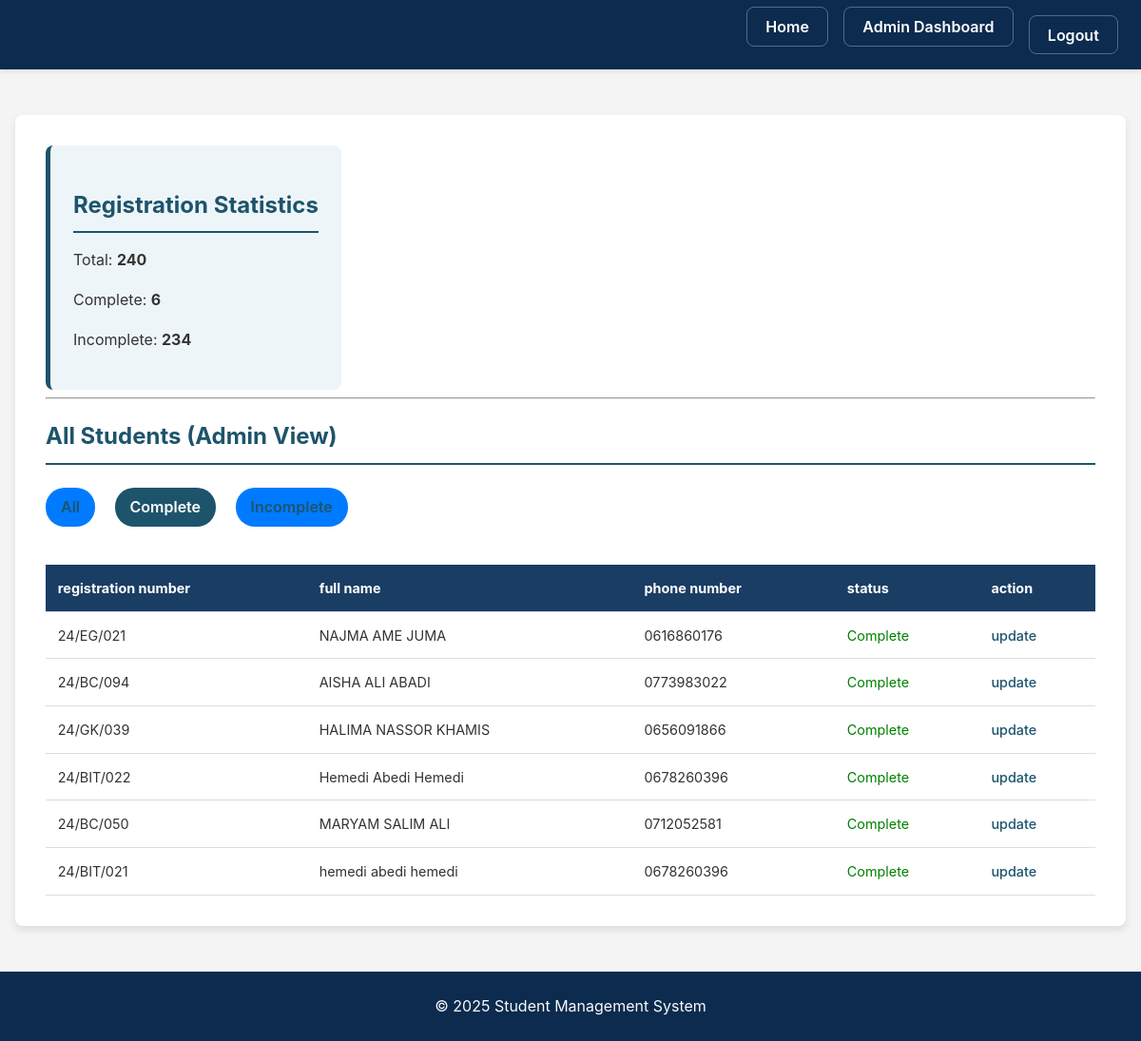
/dashboard/?filter=registered (signed in), run on the app's committed database.
### students/models.py (models this page shows, shortened)
class Student(models.Model):
    registration_number = models.CharField(max_length=50, unique=True, verbose_name="Namba ya Usajili")
    full_name = models.CharField(max_length=255, unique=True, verbose_name="Jina Kamili")
    phone_number = models.CharField(max_length=15, blank=True, null=True, verbose_name="Namba ya Simu")
    is_registered = models.BooleanField(default=False)

### students/views.py (the view)
# urls.py: path('dashboard/', student_dashboard, name='student_dashboard'),
@login_required
@user_passes_test(lambda u: u.is_superuser)
def student_dashboard(request):
    filter_by = request.GET.get('filter')
    if filter_by == 'registered':
        students = Student.objects.filter(is_registered=True)
    elif filter_by == 'unregistered':
        students = Student.objects.filter(is_registered=False)
    else:
        students = Student.objects.all()
    stats = Student.objects.aggregate(
        total_students=Count('id'),
        registered_count=Count('id', filter=Q(is_registered=True))
    )
    total_students = stats['total_students']
    registered_count = stats['registered_count']
    unregistered_count = total_students - registered_count
    context = {
        'students': students,
        'total_students': total_students,
        'registered_count': registered_count,
        'unregistered_count': unregistered_count,
        'filter_by': filter_by,
    }
    return render(request, 'students/student_dashboard.html', context)

### students/templates/students/student_dashboard.html (shortened to what this page needs)
{% extends 'students/base.html' %}
{% block content %}
<div class="container">
    <div class="header-actions">
        <div class="stats">
            <h2>Registration Statistics</h2>
            <p>Total: <strong>{{ total_students }}</strong></p>
            <p>Complete: <strong>{{ registered_count }}</strong></p>
            <p>Incomplete: <strong>{{ unregistered_count }}</strong></p>
        </div>
    </div>
    <hr>
    <h2>All Students (Admin View)</h2>
    <div class="filters">
        <a href="{% url 'student_dashboard' %}" class="button {% if not filter_by %}active{% endif %}">All</a>
        <a href="?filter=registered" class="button {% if filter_by == 'registered' %}active{% endif %}">Complete</a>
        <a href="?filter=unregistered" class="button {% if filter_by == 'unregistered' %}active{% endif %}">Incomplete</a>
    </div>
    <div class="student-table">
        <table>
            <thead>
                <tr>
                    <th>registration number</th>
                    <th>full name</th>
                    <th>phone number</th>
                    <th>status</th>
                    <th>action</th>
                </tr>
            </thead>
            <tbody>
                {% for student in students %}
                <tr>
                    <td>{{ student.registration_number }}</td>
                    <td>{{ student.full_name }}</td>
                    <td>{{ student.phone_number|default:"--" }}</td>
                    <td>{% if student.is_registered %}<span style="color: green;">Complete</span>{% else %}<span style="color: red;">Incomplete</span>{% endif %}</td>
                    <td><a href="{% url 'student_update' pk=student.pk %}">update</a></td>
                </tr>
                {% empty %}
                <tr>
                    <td colspan="5">no students found</td>
                </tr>
                {% endfor %}
            </tbody>
        </table>
    </div>
</div>
{% endblock %}

### students/static/students/css/styles.css (style rules this page uses)
body { font-family: -apple-system, BlinkMacSystemFont, "Segoe UI", Roboto, Helvetica, Arial, sans-serif; line-height: 1.6; background-color: #F4F4F4; color: #333; margin: 0; padding: 0; display: flex; flex-direction: column; min-height: 100vh; }
.container { max-width: 1400px; margin: 2rem auto; padding: 2rem; background: #ffffff; box-sizing: border-box; border-radius: 8px; box-shadow: 0 4px 8px rgba(0, 0, 0, 0.1); animation: fadeInUp 1s; }
h2 { color: #1D546C; margin-bottom: 1rem; border-bottom: 2px solid #1D546C; padding-bottom: 0.5rem; }
p { margin-bottom: 1rem; }
button, .button, input[type="submit"] { display: inline-block; background-color: #007bff; color: #ffffff; padding: 0.8rem 1.5rem; border: none; border-radius: 4px; cursor: pointer; text-decoration: none; font-size: 1rem; font-weight: 600; transition: background-color 0.3s, transform 0.2s; }
.header-actions { display: flex; justify-content: space-between; align-items: flex-start; flex-wrap: wrap; gap: 1rem; }
.stats { background: #eef5f9; padding: 1.5rem; border-radius: 8px; border-left: 5px solid #1D546C; }
.filters { margin: 1.5rem 0; }
.filters a { margin-right: 1rem; text-decoration: none; color: #1D546C; padding: 0.5rem 1rem; border-radius: 20px; transition: background-color 0.3s, color 0.3s; }
.filters a.active, .filters a:hover { background-color: #1D546C; color: white; }
.student-table { overflow-x: auto; }
table { width: 100%; border-collapse: collapse; margin-top: 1rem; }
thead { background-color: #1A3D64; color: white; }
th, td { padding: 0.8rem; text-align: left; font-size: 0.9rem; border-bottom: 1px solid #ddd; }
tbody tr { transition: background-color 0.3s; }
td a { color: #1D546C; text-decoration: none; font-weight: 500; }

### data on the page
Student: registration_number "24/EG/021", full_name "NAJMA AME JUMA", phone_number "0616860176", is_registered "Complete"
Student: registration_number "24/BC/094", full_name "AISHA ALI ABADI", phone_number "0773983022", is_registered "Complete"
Student: registration_number "24/GK/039", full_name "HALIMA NASSOR KHAMIS", phone_number "0656091866", is_registered "Complete"
Student: registration_number "24/BIT/022", full_name "Hemedi Abedi Hemedi", phone_number "0678260396", is_registered "Complete"
Student: registration_number "24/BC/050", full_name "MARYAM SALIM ALI", phone_number "0712052581", is_registered "Complete"
Student: registration_number "24/BIT/021", full_name "hemedi abedi hemedi", phone_number "0678260396", is_registered "Complete"

### other printed values
{{ total_students }} "240"
{{ registered_count }} "6"
{{ unregistered_count }} "234"
